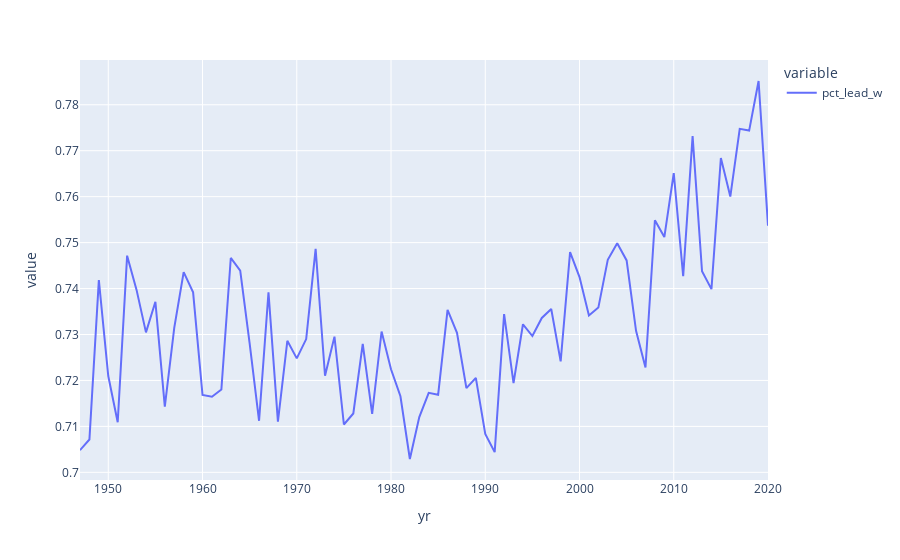

The cell this chart's notebook holds for it:
### Code cell
px.line(yrs[['pct_lead_w']])
